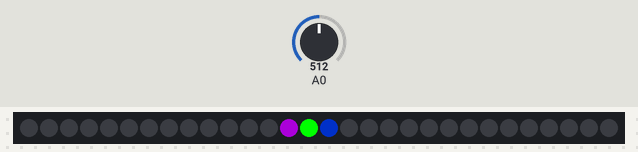
Simulated run of this sketch. Board: Arduino Uno, built with avr-gcc and run on an emulated ATmega328P. Parts: 30 RGB LEDs in strip order, left to right. Inputs (shaded band) come from the test bench; at power-on: A0 = 512.

Above: at 1.2 s.
1.3 s: A0 set to 716
2.8 s: A0 set to 753
4.3 s: A0 set to 788
At 4.8 s:
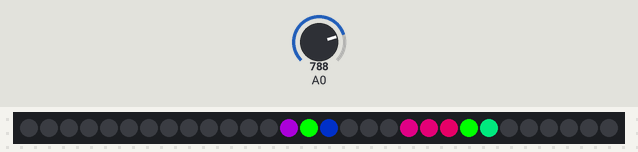
5.8 s: A0 set to 122
7.3 s: A0 set to 577
At 8.2 s:
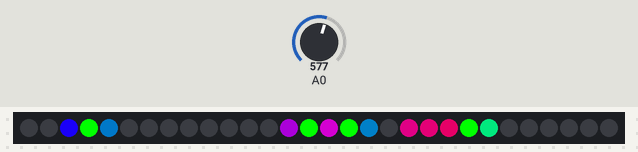
8.8 s: A0 set to 601
Timing chart, 0 to 11.3 s (numbered marks = the images above; inputs shaded):
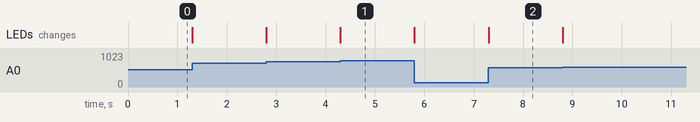

The sketch:

cylon.ino
```cpp
#include <Adafruit_NeoPixel.h>

int ledPin = 0;
int num=30;

Adafruit_NeoPixel strip = Adafruit_NeoPixel(num, ledPin, NEO_GRB + NEO_KHZ800);

void setup() {
  // put your setup code here, to run once:
  strip.begin();
}

void loop() {
  cylon();
}

void cylon() {
  int knob=analogRead(14)/35;

  strip.setPixelColor(knob,0,255,0);
  strip.setPixelColor(knob-1,knob*8,0,255-knob*8);
  strip.setPixelColor(knob+1,0,knob*20,100);
  strip.show();
}
```

Measured:
- the behaviour switches between 769 and 770 on A0 (found by bisection; images 0 and 1)
- after the input at 4.3 s, the LEDs: change at once (image 1)
- after the input at 7.3 s, the LEDs: change at once (image 2)
